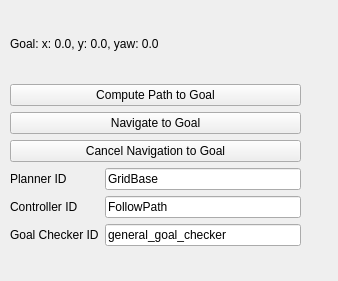
<?xml version="1.0" encoding="UTF-8"?>
<ui version="4.0">
 <class>gui</class>
 <widget class="QWidget" name="gui">
  <property name="geometry">
   <rect>
    <x>0</x>
    <y>0</y>
    <width>338</width>
    <height>281</height>
   </rect>
  </property>
  <property name="windowTitle">
   <string>Form</string>
  </property>
  <widget class="QWidget" name="layoutWidget">
   <property name="geometry">
    <rect>
     <x>10</x>
     <y>10</y>
     <width>291</width>
     <height>236</height>
    </rect>
   </property>
   <layout class="QVBoxLayout" name="verticalLayout">
    <item>
     <widget class="QLabel" name="labelActionStatus">
      <property name="toolTip">
       <string>&lt;html&gt;&lt;head/&gt;&lt;body&gt;&lt;p&gt;Origin Marker Position in Map Frame (m).&lt;/p&gt;&lt;/body&gt;&lt;/html&gt;</string>
      </property>
      <property name="text">
       <string>Goal: x: 0.0, y: 0.0, yaw: 0.0</string>
      </property>
     </widget>
    </item>
    <item>
     <widget class="QPushButton" name="pushButtonComputePathToGoal">
      <property name="text">
       <string>Compute Path to Goal</string>
      </property>
     </widget>
    </item>
    <item>
     <widget class="QPushButton" name="pushButtonNavToGoal">
      <property name="text">
       <string>Navigate to Goal</string>
      </property>
     </widget>
    </item>
    <item>
     <widget class="QPushButton" name="pushButtonCancelNavToGoal">
      <property name="text">
       <string>Cancel Navigation to Goal</string>
      </property>
     </widget>
    </item>
    <item>
     <layout class="QFormLayout" name="formLayout">
      <item row="0" column="0">
       <widget class="QLabel" name="labelPlannerID">
        <property name="toolTip">
         <string>&lt;html&gt;&lt;head/&gt;&lt;body&gt;&lt;p&gt;Origin Marker Position in Mission Frame (m).&lt;/p&gt;&lt;/body&gt;&lt;/html&gt;</string>
        </property>
        <property name="text">
         <string>Planner ID</string>
        </property>
       </widget>
      </item>
      <item row="1" column="0">
       <widget class="QLabel" name="labelControllerID">
        <property name="toolTip">
         <string>&lt;html&gt;&lt;head/&gt;&lt;body&gt;&lt;p&gt;Origin Marker Yaw in Mission Frame (rad).&lt;/p&gt;&lt;/body&gt;&lt;/html&gt;</string>
        </property>
        <property name="text">
         <string>Controller ID</string>
        </property>
       </widget>
      </item>
      <item row="2" column="0">
       <widget class="QLabel" name="labelGoalCheckerID">
        <property name="toolTip">
         <string>&lt;html&gt;&lt;head/&gt;&lt;body&gt;&lt;p&gt;Origin Marker Position in Mission Frame (m).&lt;/p&gt;&lt;/body&gt;&lt;/html&gt;</string>
        </property>
        <property name="text">
         <string>Goal Checker ID</string>
        </property>
       </widget>
      </item>
      <item row="2" column="1">
       <widget class="QLineEdit" name="lineEditGoalCheckerID">
        <property name="toolTip">
         <string>&lt;html&gt;&lt;head/&gt;&lt;body&gt;&lt;p&gt;Origin Marker Yaw in Mission Frame (rad).&lt;/p&gt;&lt;/body&gt;&lt;/html&gt;</string>
        </property>
        <property name="text">
         <string>general_goal_checker</string>
        </property>
       </widget>
      </item>
      <item row="1" column="1">
       <widget class="QLineEdit" name="lineEditControllerID">
        <property name="toolTip">
         <string>&lt;html&gt;&lt;head/&gt;&lt;body&gt;&lt;p&gt;Origin Marker Position in Mission Frame (m).&lt;/p&gt;&lt;/body&gt;&lt;/html&gt;</string>
        </property>
        <property name="text">
         <string>FollowPath</string>
        </property>
       </widget>
      </item>
      <item row="0" column="1">
       <widget class="QLineEdit" name="lineEditPlannerID">
        <property name="toolTip">
         <string>&lt;html&gt;&lt;head/&gt;&lt;body&gt;&lt;p&gt;Origin Marker Yaw in Mission Frame (rad).&lt;/p&gt;&lt;/body&gt;&lt;/html&gt;</string>
        </property>
        <property name="text">
         <string>GridBase</string>
        </property>
       </widget>
      </item>
     </layout>
    </item>
   </layout>
  </widget>
 </widget>
 <resources/>
 <connections/>
</ui>
